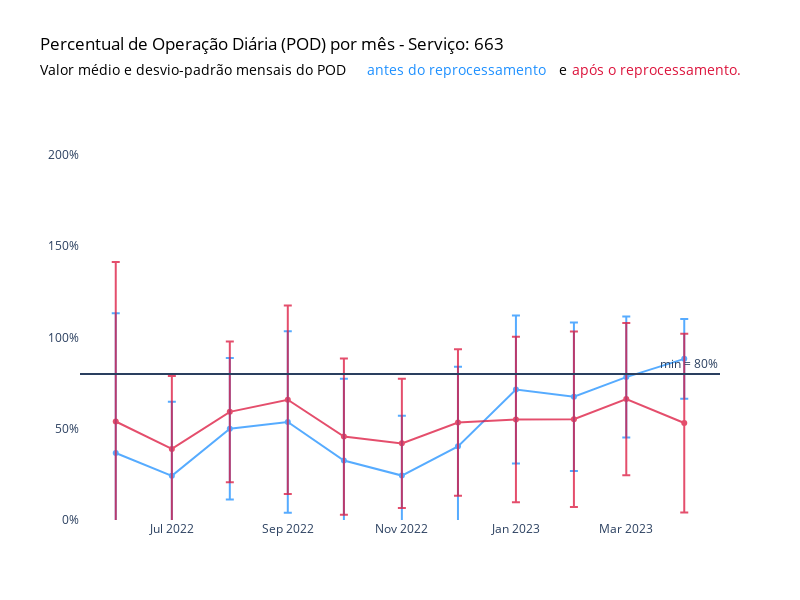

The notebook cell saved with this chart:
### Code cell
# Criar o gráfico de linha
fig = go.Figure()

# Adicionar a linha com pontos e desvio padrão para pod_pre_reprocessamento
fig.add_trace(go.Scatter(x=media_pre.index, y=media_pre.values,
                    mode='lines+markers',
                    name='Antes do Reprocessamento',
                    marker=dict(color='dodgerblue'),
                    opacity=0.75,
                    error_y=dict(type='data', array=std_pre, visible=True, color='dodgerblue')  # Corrigindo a cor aqui
))

# Adicionar a linha com pontos e desvio padrão para pod_pos_reprocessamento
fig.add_trace(go.Scatter(x=media_pos.index, y=media_pos.values,
                    mode='lines+markers',
                    name='Após Reprocessamento',
                    marker=dict(color='crimson'),
                    opacity=0.75,
                    error_y=dict(type='data', array=std_pos, visible=True, color='crimson')  # Corrigindo a cor aqui
))

# Configurar layout e outros parâmetros do gráfico
fig.update_layout(
    title=dict(text="Percentual de Operação Diária (POD) por mês - Serviço: 663", font=dict(color='black')),
    showlegend=False,
    yaxis_range=[0, 230],
    yaxis_ticksuffix="%",
    width=800,
    height=600,
    plot_bgcolor='white',
    xaxis=dict(showgrid=False, zeroline=False),
    yaxis=dict(showgrid=False, zeroline=False),
    # Adicionando anotações para o subtítulo com cores específicas
    annotations=[
        dict(
            x=-0.065,
            y=1.10,
            xref='paper',
            yref='paper',
            xanchor='left',
            text='Valor médio e desvio-padrão mensais do POD',
            showarrow=False,
            font=dict(color='black', size=14)  # Aplicando a cor do título
        ),
        dict(
            x=0.445,
            y=1.10,
            xref='paper',
            yref='paper',
            xanchor='left',
            text='antes do reprocessamento',
            showarrow=False,
            font=dict(color='dodgerblue', size=14)
        ),
        dict(
            x=0.745,
            y=1.10,
            xref='paper',
            yref='paper',
            xanchor='left',
            text='e',
            showarrow=False,
            font=dict(color='black', size=14)  # Aplicando a cor do título
        ),
        dict(
            x=0.765,
            y=1.10,
            xref='paper',
            yref='paper',
            xanchor='left',
            text='após o reprocessamento.',
            showarrow=False,
            font=dict(color='crimson', size=14)
        )
    ]
)

# Adicionar linha horizontal para indicar o mínimo de 80%
fig.add_hline(y=80, annotation_text="min = 80%")

fig.show()

### Figure 1 — Plotly figure (JSON) as saved in the notebook; plotly's stock layout.template omitted (floating-point values rounded to 4 significant figures)
{"data": [{"error_y": {"array": [76.49, 40.56, 38.73, 49.72, 44.79, 32.77, 43.63, 40.53, 40.64, 33.12, 21.87], "color": "dodgerblue", "type": "data", "visible": true}, "marker": {"color": "dodgerblue"}, "mode": "lines+markers", "name": "Antes do Reprocessamento", "opacity": 0.75, "type": "scatter", "x": ["2022-06", "2022-07", "2022-08", "2022-09", "2022-10", "2022-11", "2022-12", "2023-01", "2023-02", "2023-03", "2023-04"], "y": [36.67, 24.19, 50, 53.67, 32.58, 24.33, 40.32, 71.43, 67.51, 78.27, 88.24]}, {"error_y": {"array": [87.4, 39.87, 38.59, 51.65, 42.78, 35.36, 40.08, 45.33, 48.06, 41.74, 48.96], "color": "crimson", "type": "data", "visible": true}, "marker": {"color": "crimson"}, "mode": "lines+markers", "name": "Após Reprocessamento", "opacity": 0.75, "type": "scatter", "x": ["2022-06", "2022-07", "2022-08", "2022-09", "2022-10", "2022-11", "2022-12", "2023-01", "2023-02", "2023-03", "2023-04"], "y": [53.93, 38.94, 59.23, 65.87, 45.68, 41.97, 53.39, 55, 55.21, 66.19, 53.1]}], "layout": {"annotations": [{"font": {"color": "black", "size": 14}, "showarrow": false, "text": "Valor médio e desvio-padrão mensais do POD", "x": -0.065, "xanchor": "left", "xref": "paper", "y": 1.1, "yref": "paper"}, {"font": {"color": "dodgerblue", "size": 14}, "showarrow": false, "text": "antes do reprocessamento", "x": 0.445, "xanchor": "left", "xref": "paper", "y": 1.1, "yref": "paper"}, {"font": {"color": "black", "size": 14}, "showarrow": false, "text": "e", "x": 0.745, "xanchor": "left", "xref": "paper", "y": 1.1, "yref": "paper"}, {"font": {"color": "crimson", "size": 14}, "showarrow": false, "text": "após o reprocessamento.", "x": 0.765, "xanchor": "left", "xref": "paper", "y": 1.1, "yref": "paper"}, {"showarrow": false, "text": "min = 80%", "x": 1, "xanchor": "right", "xref": "x domain", "y": 80, "yanchor": "bottom", "yref": "y"}], "height": 600, "plot_bgcolor": "white", "shapes": [{"type": "line", "x0": 0, "x1": 1, "xref": "x domain", "y0": 80, "y1": 80, "yref": "y"}], "showlegend": false, "title": {"font": {"color": "black"}, "text": "Percentual de Operação Diária (POD) por mês - Serviço: 663"}, "width": 800, "xaxis": {"showgrid": false, "zeroline": false}, "yaxis": {"range": [0, 230], "showgrid": false, "ticksuffix": "%", "zeroline": false}}}
